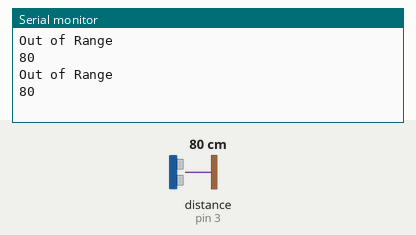
Simulated run of this sketch. Board: Arduino Uno, built with avr-gcc and run on an emulated ATmega328P. Parts: the last lines printed to the serial monitor. Inputs (shaded band) come from the test bench; at power-on: distance to the obstacle (sensor on pin 3) 80 cm. The echo pulse lasts 58.3 µs per cm.

Above: at 1.8 s.
1.9 s: distance to the obstacle (sensor on pin 3) set to 2 cm
At 2.7 s:
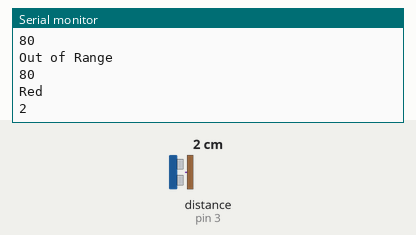
4.5 s: distance to the obstacle (sensor on pin 3) set to 9 cm
At 5.8 s:
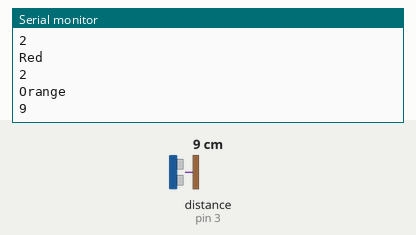
7.5 s: distance to the obstacle (sensor on pin 3) set to 18 cm
At 8.8 s:
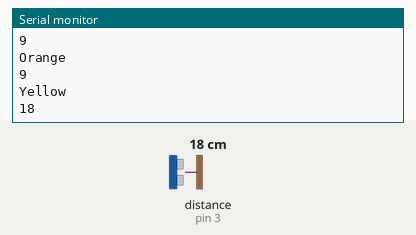
10.5 s: distance to the obstacle (sensor on pin 3) set to 23 cm
At 11.8 s:
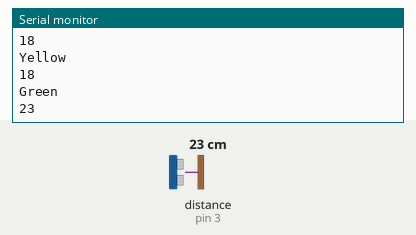
Timing chart, 0 to 13.5 s (numbered marks = the images above; inputs shaded):
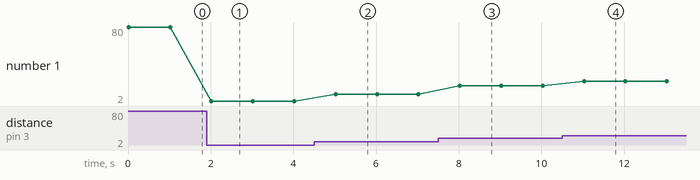

The sketch:

binlevel.ino
```cpp
#include <HCSR04.h>

// Define the depth of the trash bin in centimeters
const int binDepth = 26; // Full depth of the bin in centimeters

HCSR04 ultrasonic(2, 3); // Trig, Echo pins

void setup() {
  Serial.begin(9600);
}

void loop() {
  // Read distance from the sensor in centimeters
  long distance = ultrasonic.dist();

  // Determine which range the distance falls into and print the corresponding text
  if (distance >= 20 && distance <= binDepth) {
    Serial.println("Green");
      Serial.println(distance);
  } else if (distance >= 14 && distance < 20) {
    Serial.println("Yellow");
      Serial.println(distance);
  } else if (distance >= 6 && distance < 14) {
    Serial.println("Orange");
      Serial.println(distance);
  } else if (distance < 6) {
    Serial.println("Red");
     Serial.println(distance);
  } else {
    Serial.println("Out of Range"); // In case the distance is above the bin depth
      Serial.println(distance);
  }

  delay(1000); // Delay for 1 second before the next reading
}
```

arduino.cpp
```cpp

```

Measured:
- after the input at 1.9 s, the serial monitor: prints a new line after 0.11 s (image 1)
- after the input at 4.5 s, the serial monitor: prints a new line after 0.52 s (image 2)
- after the input at 7.5 s, the serial monitor: prints a new line after 0.52 s (image 3)
- after the input at 10.5 s, the serial monitor: prints a new line after 0.53 s (image 4)
- plotted number 1: 80 → 2 after the input at 1.9 s, 2 → 9 after the input at 4.5 s, 9 → 18 after the input at 7.5 s, 18 → 23 after the input at 10.5 s
